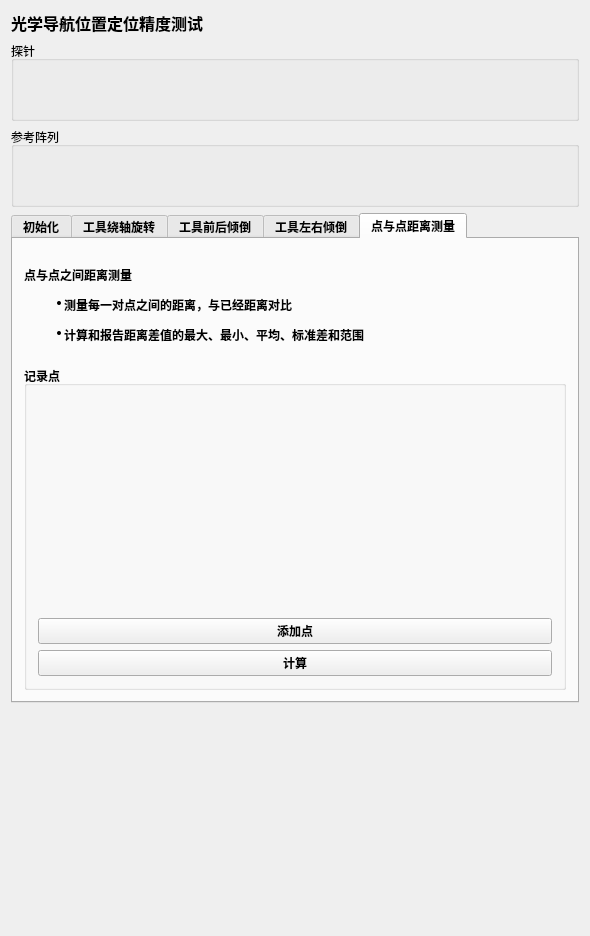
<?xml version="1.0" encoding="UTF-8"?>
<ui version="4.0">
 <class>AccuracyTestControls</class>
 <widget class="QWidget" name="AccuracyTestControls">
  <property name="geometry">
   <rect>
    <x>0</x>
    <y>0</y>
    <width>590</width>
    <height>936</height>
   </rect>
  </property>
  <property name="minimumSize">
   <size>
    <width>0</width>
    <height>0</height>
   </size>
  </property>
  <property name="windowTitle">
   <string>QmitkTemplate</string>
  </property>
  <layout class="QVBoxLayout" name="verticalLayout_2">
   <item>
    <widget class="QLabel" name="label_20">
     <property name="text">
      <string>&lt;!DOCTYPE HTML PUBLIC &quot;-//W3C//DTD HTML 4.0//EN&quot; &quot;http://www.w3.org/TR/REC-html40/strict.dtd&quot;&gt;
&lt;html&gt;&lt;head&gt;&lt;meta name=&quot;qrichtext&quot; content=&quot;1&quot; /&gt;&lt;style type=&quot;text/css&quot;&gt;
p, li { white-space: pre-wrap; }
&lt;/style&gt;&lt;/head&gt;&lt;body style=&quot; font-family:'SimSun'; font-size:9pt; font-weight:400; font-style:normal;&quot;&gt;
&lt;p style=&quot; margin-top:0px; margin-bottom:0px; margin-left:0px; margin-right:0px; -qt-block-indent:0; text-indent:0px;&quot;&gt;&lt;span style=&quot; font-family:'MS Shell Dlg 2'; font-size:12pt; font-weight:600;&quot;&gt;光学导航位置定位精度测试&lt;/span&gt;&lt;/p&gt;&lt;/body&gt;&lt;/html&gt;</string>
     </property>
    </widget>
   </item>
   <item>
    <widget class="QGroupBox" name="groupBox_2">
     <property name="title">
      <string>探针</string>
     </property>
     <layout class="QVBoxLayout" name="verticalLayout_5">
      <item>
       <widget class="QmitkToolTrackingStatusWidget" name="m_StatusWidgetProbe" native="true">
        <property name="minimumSize">
         <size>
          <width>0</width>
          <height>35</height>
         </size>
        </property>
       </widget>
      </item>
     </layout>
    </widget>
   </item>
   <item>
    <widget class="QGroupBox" name="groupBox">
     <property name="title">
      <string>参考阵列</string>
     </property>
     <layout class="QVBoxLayout" name="verticalLayout_4">
      <item>
       <widget class="QmitkToolTrackingStatusWidget" name="m_StatusWidgetRF" native="true">
        <property name="minimumSize">
         <size>
          <width>0</width>
          <height>35</height>
         </size>
        </property>
        <property name="maximumSize">
         <size>
          <width>16777215</width>
          <height>50</height>
         </size>
        </property>
       </widget>
      </item>
     </layout>
    </widget>
   </item>
   <item>
    <widget class="QTabWidget" name="tabWidget">
     <property name="enabled">
      <bool>true</bool>
     </property>
     <property name="font">
      <font>
       <weight>75</weight>
       <bold>true</bold>
      </font>
     </property>
     <property name="currentIndex">
      <number>4</number>
     </property>
     <property name="elideMode">
      <enum>Qt::ElideMiddle</enum>
     </property>
     <widget class="QWidget" name="tab">
      <attribute name="title">
       <string>初始化</string>
      </attribute>
      <layout class="QVBoxLayout" name="verticalLayout">
       <item>
        <widget class="QLabel" name="label_2">
         <property name="text">
          <string>&lt;!DOCTYPE HTML PUBLIC &quot;-//W3C//DTD HTML 4.0//EN&quot; &quot;http://www.w3.org/TR/REC-html40/strict.dtd&quot;&gt;
&lt;html&gt;&lt;head&gt;&lt;meta name=&quot;qrichtext&quot; content=&quot;1&quot; /&gt;&lt;style type=&quot;text/css&quot;&gt;
p, li { white-space: pre-wrap; }
&lt;/style&gt;&lt;/head&gt;&lt;body style=&quot; font-family:'SimSun'; font-size:9pt; font-weight:600; font-style:normal;&quot;&gt;
&lt;p style=&quot; margin-top:0px; margin-bottom:0px; margin-left:0px; margin-right:0px; -qt-block-indent:0; text-indent:0px;&quot;&gt;&lt;span style=&quot; font-family:'MS Shell Dlg 2'; font-size:12pt; font-weight:400; text-decoration: underline;&quot;&gt;选择探针和参考阵列&lt;/span&gt;&lt;/p&gt;&lt;/body&gt;&lt;/html&gt;</string>
         </property>
        </widget>
       </item>
       <item>
        <widget class="QmitkNavigationDataSourceSelectionWidget" name="m_SelectionWidget" native="true"/>
       </item>
       <item>
        <widget class="Line" name="line_5">
         <property name="orientation">
          <enum>Qt::Horizontal</enum>
         </property>
        </widget>
       </item>
       <item>
        <layout class="QHBoxLayout" name="horizontalLayout_3">
         <item>
          <widget class="QLabel" name="label_4">
           <property name="minimumSize">
            <size>
             <width>120</width>
             <height>0</height>
            </size>
           </property>
           <property name="text">
            <string>探针</string>
           </property>
          </widget>
         </item>
         <item>
          <spacer name="horizontalSpacer">
           <property name="orientation">
            <enum>Qt::Horizontal</enum>
           </property>
           <property name="sizeHint" stdset="0">
            <size>
             <width>40</width>
             <height>20</height>
            </size>
           </property>
          </spacer>
         </item>
         <item>
          <widget class="QLabel" name="m_Label_Probe">
           <property name="text">
            <string>&lt;none&gt;</string>
           </property>
          </widget>
         </item>
        </layout>
       </item>
       <item>
        <layout class="QHBoxLayout" name="horizontalLayout">
         <item>
          <spacer name="horizontalSpacer_3">
           <property name="orientation">
            <enum>Qt::Horizontal</enum>
           </property>
           <property name="sizeHint" stdset="0">
            <size>
             <width>40</width>
             <height>20</height>
            </size>
           </property>
          </spacer>
         </item>
         <item>
          <widget class="QPushButton" name="m_pushButtonSetProbe">
           <property name="minimumSize">
            <size>
             <width>150</width>
             <height>0</height>
            </size>
           </property>
           <property name="text">
            <string>选择</string>
           </property>
          </widget>
         </item>
        </layout>
       </item>
       <item>
        <widget class="Line" name="line_6">
         <property name="orientation">
          <enum>Qt::Horizontal</enum>
         </property>
        </widget>
       </item>
       <item>
        <layout class="QHBoxLayout" name="horizontalLayout_11">
         <item>
          <widget class="QLabel" name="label_5">
           <property name="minimumSize">
            <size>
             <width>120</width>
             <height>0</height>
            </size>
           </property>
           <property name="text">
            <string>参考阵列</string>
           </property>
          </widget>
         </item>
         <item>
          <spacer name="horizontalSpacer_2">
           <property name="orientation">
            <enum>Qt::Horizontal</enum>
           </property>
           <property name="sizeHint" stdset="0">
            <size>
             <width>40</width>
             <height>20</height>
            </size>
           </property>
          </spacer>
         </item>
         <item>
          <widget class="QLabel" name="m_Label_RF">
           <property name="text">
            <string>&lt;none&gt;</string>
           </property>
          </widget>
         </item>
        </layout>
       </item>
       <item>
        <layout class="QHBoxLayout" name="horizontalLayout_2">
         <item>
          <spacer name="horizontalSpacer_10">
           <property name="orientation">
            <enum>Qt::Horizontal</enum>
           </property>
           <property name="sizeHint" stdset="0">
            <size>
             <width>40</width>
             <height>20</height>
            </size>
           </property>
          </spacer>
         </item>
         <item>
          <widget class="QPushButton" name="m_pushButtonSetRF">
           <property name="minimumSize">
            <size>
             <width>150</width>
             <height>0</height>
            </size>
           </property>
           <property name="text">
            <string>选择</string>
           </property>
          </widget>
         </item>
        </layout>
       </item>
       <item>
        <widget class="Line" name="line_8">
         <property name="orientation">
          <enum>Qt::Horizontal</enum>
         </property>
        </widget>
       </item>
       <item>
        <widget class="Line" name="line_7">
         <property name="orientation">
          <enum>Qt::Horizontal</enum>
         </property>
        </widget>
       </item>
       <item>
        <spacer name="verticalSpacer">
         <property name="orientation">
          <enum>Qt::Vertical</enum>
         </property>
         <property name="sizeHint" stdset="0">
          <size>
           <width>20</width>
           <height>586</height>
          </size>
         </property>
        </spacer>
       </item>
      </layout>
     </widget>
     <widget class="QWidget" name="tab_2">
      <attribute name="title">
       <string>工具绕轴旋转</string>
      </attribute>
      <layout class="QVBoxLayout" name="verticalLayout_3">
       <item>
        <widget class="QLabel" name="label_6">
         <property name="maximumSize">
          <size>
           <width>16777215</width>
           <height>150</height>
          </size>
         </property>
         <property name="text">
          <string>&lt;!DOCTYPE HTML PUBLIC &quot;-//W3C//DTD HTML 4.0//EN&quot; &quot;http://www.w3.org/TR/REC-html40/strict.dtd&quot;&gt;
&lt;html&gt;&lt;head&gt;&lt;meta name=&quot;qrichtext&quot; content=&quot;1&quot; /&gt;&lt;style type=&quot;text/css&quot;&gt;
p, li { white-space: pre-wrap; }
&lt;/style&gt;&lt;/head&gt;&lt;body style=&quot; font-family:'SimSun'; font-size:9pt; font-weight:600; font-style:normal;&quot;&gt;
&lt;p style=&quot; margin-top:0px; margin-bottom:0px; margin-left:0px; margin-right:0px; -qt-block-indent:0; text-indent:0px;&quot;&gt;量化单点精度以及工具姿态变化的影响&lt;/p&gt;
&lt;ul style=&quot;margin-top: 0px; margin-bottom: 0px; margin-left: 0px; margin-right: 0px; -qt-list-indent: 1;&quot;&gt;&lt;li style=&quot; margin-top:12px; margin-bottom:0px; margin-left:0px; margin-right:0px; -qt-block-indent:0; text-indent:0px;&quot;&gt;用探针，一个点至少测6组独立数据&lt;/li&gt;&lt;/ul&gt;
&lt;ul style=&quot;margin-top: 0px; margin-bottom: 0px; margin-left: 0px; margin-right: 0px; -qt-list-indent: 1;&quot;&gt;&lt;li style=&quot; margin-top:12px; margin-bottom:0px; margin-left:0px; margin-right:0px; -qt-block-indent:0; text-indent:0px;&quot;&gt;计算平均针尖位置&lt;/li&gt;&lt;/ul&gt;
&lt;ul style=&quot;margin-top: 0px; margin-bottom: 0px; margin-left: 0px; margin-right: 0px; -qt-list-indent: 1;&quot;&gt;&lt;li style=&quot; margin-top:12px; margin-bottom:0px; margin-left:0px; margin-right:0px; -qt-block-indent:0; text-indent:0px;&quot;&gt;计算每次测量与平均针尖位置的差&lt;/li&gt;&lt;/ul&gt;
&lt;ul style=&quot;margin-top: 0px; margin-bottom: 0px; margin-left: 0px; margin-right: 0px; -qt-list-indent: 1;&quot;&gt;&lt;li style=&quot; margin-top:12px; margin-bottom:0px; margin-left:0px; margin-right:0px; -qt-block-indent:0; text-indent:0px;&quot;&gt;计算平均误差，最大误差，标准差&lt;/li&gt;&lt;/ul&gt;&lt;/body&gt;&lt;/html&gt;</string>
         </property>
        </widget>
       </item>
       <item>
        <widget class="QGroupBox" name="groupBox_3">
         <property name="title">
          <string>记录点</string>
         </property>
         <layout class="QVBoxLayout" name="verticalLayout_6">
          <item>
           <widget class="QmitkPointListWidget" name="m_PointListPivoting" native="true">
            <property name="minimumSize">
             <size>
              <width>0</width>
              <height>170</height>
             </size>
            </property>
           </widget>
          </item>
          <item>
           <widget class="QPushButton" name="m_AddPoint">
            <property name="text">
             <string>添加点</string>
            </property>
           </widget>
          </item>
          <item>
           <widget class="QPushButton" name="m_compute">
            <property name="text">
             <string>计算</string>
            </property>
           </widget>
          </item>
         </layout>
        </widget>
       </item>
      </layout>
     </widget>
     <widget class="QWidget" name="tab_3">
      <attribute name="title">
       <string>工具前后倾倒</string>
      </attribute>
      <layout class="QVBoxLayout" name="verticalLayout_8">
       <item>
        <widget class="QLabel" name="label">
         <property name="maximumSize">
          <size>
           <width>16777215</width>
           <height>150</height>
          </size>
         </property>
         <property name="text">
          <string>&lt;!DOCTYPE HTML PUBLIC &quot;-//W3C//DTD HTML 4.0//EN&quot; &quot;http://www.w3.org/TR/REC-html40/strict.dtd&quot;&gt;
&lt;html&gt;&lt;head&gt;&lt;meta name=&quot;qrichtext&quot; content=&quot;1&quot; /&gt;&lt;style type=&quot;text/css&quot;&gt;
p, li { white-space: pre-wrap; }
&lt;/style&gt;&lt;/head&gt;&lt;body style=&quot; font-family:'SimSun'; font-size:9pt; font-weight:600; font-style:normal;&quot;&gt;
&lt;p style=&quot; margin-top:0px; margin-bottom:0px; margin-left:0px; margin-right:0px; -qt-block-indent:0; text-indent:0px;&quot;&gt;量化单点精度以及工具姿态变化的影响&lt;/p&gt;
&lt;ul style=&quot;margin-top: 0px; margin-bottom: 0px; margin-left: 0px; margin-right: 0px; -qt-list-indent: 1;&quot;&gt;&lt;li style=&quot; margin-top:12px; margin-bottom:0px; margin-left:0px; margin-right:0px; -qt-block-indent:0; text-indent:0px;&quot;&gt;用探针，一个点至少测6组独立数据&lt;/li&gt;&lt;/ul&gt;
&lt;ul style=&quot;margin-top: 0px; margin-bottom: 0px; margin-left: 0px; margin-right: 0px; -qt-list-indent: 1;&quot;&gt;&lt;li style=&quot; margin-top:12px; margin-bottom:0px; margin-left:0px; margin-right:0px; -qt-block-indent:0; text-indent:0px;&quot;&gt;计算平均针尖位置&lt;/li&gt;&lt;/ul&gt;
&lt;ul style=&quot;margin-top: 0px; margin-bottom: 0px; margin-left: 0px; margin-right: 0px; -qt-list-indent: 1;&quot;&gt;&lt;li style=&quot; margin-top:12px; margin-bottom:0px; margin-left:0px; margin-right:0px; -qt-block-indent:0; text-indent:0px;&quot;&gt;计算每次测量与平均针尖位置的差&lt;/li&gt;&lt;/ul&gt;
&lt;ul style=&quot;margin-top: 0px; margin-bottom: 0px; margin-left: 0px; margin-right: 0px; -qt-list-indent: 1;&quot;&gt;&lt;li style=&quot; margin-top:12px; margin-bottom:0px; margin-left:0px; margin-right:0px; -qt-block-indent:0; text-indent:0px;&quot;&gt;计算平均误差，最大误差，标准差&lt;/li&gt;&lt;/ul&gt;&lt;/body&gt;&lt;/html&gt;</string>
         </property>
        </widget>
       </item>
       <item>
        <widget class="QGroupBox" name="groupBox_4">
         <property name="title">
          <string>记录点</string>
         </property>
         <layout class="QVBoxLayout" name="verticalLayout_7">
          <item>
           <widget class="QmitkPointListWidget" name="m_PointListTopple" native="true"/>
          </item>
          <item>
           <widget class="QPushButton" name="m_AddPoint1">
            <property name="text">
             <string>添加点</string>
            </property>
           </widget>
          </item>
          <item>
           <widget class="QPushButton" name="m_compute1">
            <property name="text">
             <string>计算</string>
            </property>
           </widget>
          </item>
         </layout>
        </widget>
       </item>
      </layout>
     </widget>
     <widget class="QWidget" name="tab_4">
      <attribute name="title">
       <string>工具左右倾倒</string>
      </attribute>
      <layout class="QVBoxLayout" name="verticalLayout_13">
       <item>
        <widget class="QLabel" name="label_8">
         <property name="maximumSize">
          <size>
           <width>16777215</width>
           <height>150</height>
          </size>
         </property>
         <property name="text">
          <string>&lt;!DOCTYPE HTML PUBLIC &quot;-//W3C//DTD HTML 4.0//EN&quot; &quot;http://www.w3.org/TR/REC-html40/strict.dtd&quot;&gt;
&lt;html&gt;&lt;head&gt;&lt;meta name=&quot;qrichtext&quot; content=&quot;1&quot; /&gt;&lt;style type=&quot;text/css&quot;&gt;
p, li { white-space: pre-wrap; }
&lt;/style&gt;&lt;/head&gt;&lt;body style=&quot; font-family:'SimSun'; font-size:9pt; font-weight:600; font-style:normal;&quot;&gt;
&lt;p style=&quot; margin-top:0px; margin-bottom:0px; margin-left:0px; margin-right:0px; -qt-block-indent:0; text-indent:0px;&quot;&gt;量化单点精度以及工具姿态变化的影响&lt;/p&gt;
&lt;ul style=&quot;margin-top: 0px; margin-bottom: 0px; margin-left: 0px; margin-right: 0px; -qt-list-indent: 1;&quot;&gt;&lt;li style=&quot; margin-top:12px; margin-bottom:0px; margin-left:0px; margin-right:0px; -qt-block-indent:0; text-indent:0px;&quot;&gt;用探针，一个点至少测6组独立数据&lt;/li&gt;&lt;/ul&gt;
&lt;ul style=&quot;margin-top: 0px; margin-bottom: 0px; margin-left: 0px; margin-right: 0px; -qt-list-indent: 1;&quot;&gt;&lt;li style=&quot; margin-top:12px; margin-bottom:0px; margin-left:0px; margin-right:0px; -qt-block-indent:0; text-indent:0px;&quot;&gt;计算平均针尖位置&lt;/li&gt;&lt;/ul&gt;
&lt;ul style=&quot;margin-top: 0px; margin-bottom: 0px; margin-left: 0px; margin-right: 0px; -qt-list-indent: 1;&quot;&gt;&lt;li style=&quot; margin-top:12px; margin-bottom:0px; margin-left:0px; margin-right:0px; -qt-block-indent:0; text-indent:0px;&quot;&gt;计算每次测量与平均针尖位置的差&lt;/li&gt;&lt;/ul&gt;
&lt;ul style=&quot;margin-top: 0px; margin-bottom: 0px; margin-left: 0px; margin-right: 0px; -qt-list-indent: 1;&quot;&gt;&lt;li style=&quot; margin-top:12px; margin-bottom:0px; margin-left:0px; margin-right:0px; -qt-block-indent:0; text-indent:0px;&quot;&gt;计算平均误差，最大误差，标准差&lt;/li&gt;&lt;/ul&gt;&lt;/body&gt;&lt;/html&gt;</string>
         </property>
        </widget>
       </item>
       <item>
        <widget class="QGroupBox" name="groupBox_5">
         <property name="title">
          <string>记录点</string>
         </property>
         <layout class="QVBoxLayout" name="verticalLayout_10">
          <item>
           <widget class="QmitkPointListWidget" name="m_PointListTilt" native="true">
            <property name="minimumSize">
             <size>
              <width>0</width>
              <height>170</height>
             </size>
            </property>
           </widget>
          </item>
          <item>
           <widget class="QPushButton" name="m_AddPoint_2">
            <property name="text">
             <string>添加点</string>
            </property>
           </widget>
          </item>
          <item>
           <widget class="QPushButton" name="m_compute_2">
            <property name="text">
             <string>计算</string>
            </property>
           </widget>
          </item>
         </layout>
        </widget>
       </item>
      </layout>
     </widget>
     <widget class="QWidget" name="tab_5">
      <attribute name="title">
       <string>点与点距离测量</string>
      </attribute>
      <layout class="QVBoxLayout" name="verticalLayout_9">
       <item>
        <widget class="QLabel" name="label_7">
         <property name="maximumSize">
          <size>
           <width>16777215</width>
           <height>110</height>
          </size>
         </property>
         <property name="text">
          <string>&lt;!DOCTYPE HTML PUBLIC &quot;-//W3C//DTD HTML 4.0//EN&quot; &quot;http://www.w3.org/TR/REC-html40/strict.dtd&quot;&gt;
&lt;html&gt;&lt;head&gt;&lt;meta name=&quot;qrichtext&quot; content=&quot;1&quot; /&gt;&lt;style type=&quot;text/css&quot;&gt;
p, li { white-space: pre-wrap; }
&lt;/style&gt;&lt;/head&gt;&lt;body style=&quot; font-family:'SimSun'; font-size:9pt; font-weight:600; font-style:normal;&quot;&gt;
&lt;p style=&quot; margin-top:0px; margin-bottom:0px; margin-left:0px; margin-right:0px; -qt-block-indent:0; text-indent:0px;&quot;&gt;点与点之间距离测量&lt;/p&gt;
&lt;ul style=&quot;margin-top: 0px; margin-bottom: 0px; margin-left: 0px; margin-right: 0px; -qt-list-indent: 1;&quot;&gt;&lt;li style=&quot; margin-top:12px; margin-bottom:0px; margin-left:0px; margin-right:0px; -qt-block-indent:0; text-indent:0px;&quot;&gt;测量每一对点之间的距离，与已经距离对比&lt;/li&gt;&lt;/ul&gt;
&lt;ul style=&quot;margin-top: 0px; margin-bottom: 0px; margin-left: 0px; margin-right: 0px; -qt-list-indent: 1;&quot;&gt;&lt;li style=&quot; margin-top:12px; margin-bottom:0px; margin-left:0px; margin-right:0px; -qt-block-indent:0; text-indent:0px;&quot;&gt;计算和报告距离差值的最大、最小、平均、标准差和范围&lt;/li&gt;&lt;/ul&gt;&lt;/body&gt;&lt;/html&gt;</string>
         </property>
        </widget>
       </item>
       <item>
        <widget class="QGroupBox" name="groupBox_6">
         <property name="title">
          <string>记录点</string>
         </property>
         <layout class="QVBoxLayout" name="verticalLayout_14">
          <item>
           <widget class="QmitkPointListWidget" name="m_distancePointList" native="true">
            <property name="minimumSize">
             <size>
              <width>0</width>
              <height>170</height>
             </size>
            </property>
           </widget>
          </item>
          <item>
           <widget class="QPushButton" name="m_AddPoint_3">
            <property name="text">
             <string>添加点</string>
            </property>
           </widget>
          </item>
          <item>
           <widget class="QPushButton" name="m_compute_3">
            <property name="text">
             <string>计算</string>
            </property>
           </widget>
          </item>
         </layout>
        </widget>
       </item>
      </layout>
     </widget>
    </widget>
   </item>
   <item>
    <spacer name="verticalSpacer_2">
     <property name="orientation">
      <enum>Qt::Vertical</enum>
     </property>
     <property name="sizeHint" stdset="0">
      <size>
       <width>20</width>
       <height>552</height>
      </size>
     </property>
    </spacer>
   </item>
  </layout>
 </widget>
 <layoutdefault spacing="6" margin="11"/>
 <customwidgets>
  <customwidget>
   <class>QmitkToolTrackingStatusWidget</class>
   <extends>QWidget</extends>
   <header location="global">QmitkToolTrackingStatusWidget.h</header>
   <container>1</container>
  </customwidget>
  <customwidget>
   <class>QmitkPointListWidget</class>
   <extends>QWidget</extends>
   <header>QmitkPointListWidget.h</header>
   <container>1</container>
  </customwidget>
  <customwidget>
   <class>QmitkNavigationDataSourceSelectionWidget</class>
   <extends>QWidget</extends>
   <header>QmitkNavigationDataSourceSelectionWidget.h</header>
   <container>1</container>
  </customwidget>
 </customwidgets>
 <resources/>
 <connections/>
</ui>
